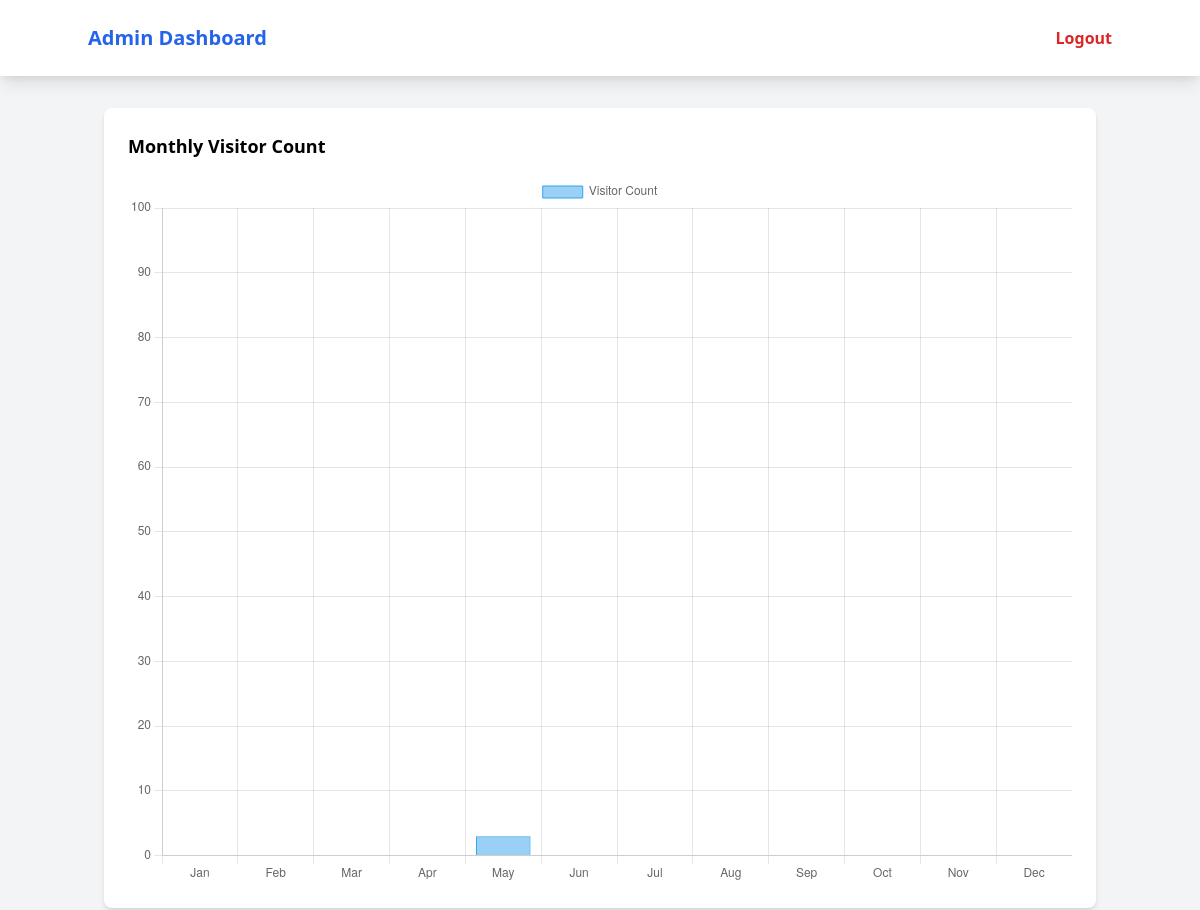
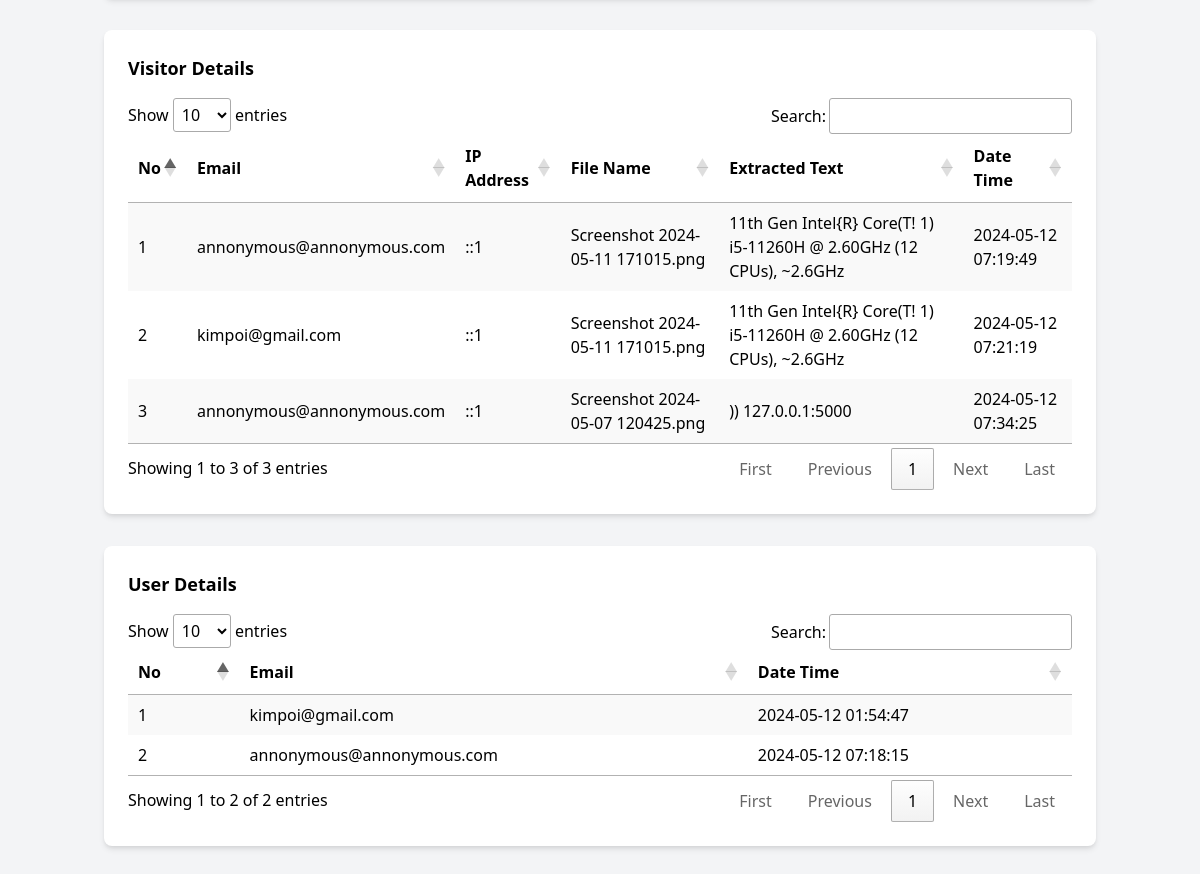
Page /admin/admin_dashboard.php (signed in) on the committed database (2 pictures, top to bottom).
### tables this page shows
CREATE TABLE `user_response` (
  `id_ur` int NOT NULL,
  `id_user` int NOT NULL,
  `ip_address` varchar(55) NOT NULL,
  `file_name` varchar(55) NOT NULL,
  `extracted_text` text NOT NULL,
  `created_at` timestamp NOT NULL
);

CREATE TABLE `users` (
  `id_user` int NOT NULL,
  `email` varchar(100) NOT NULL,
  `password` varchar(100) NOT NULL,
  `created_at` timestamp NOT NULL
);

### admin/admin_dashboard.php (the view, shortened to what this page needs)
<?php
include '../connection.php';
?>
<!DOCTYPE html>
<html lang="en">
<head>
    <link rel="stylesheet" href="https://cdn.datatables.net/1.11.5/css/jquery.dataTables.min.css">
    <link href="https://cdn.jsdelivr.net/npm/tailwindcss@2.2.19/dist/tailwind.min.css" rel="stylesheet">
</head>
<body class="bg-gray-100 font-sans leading-normal tracking-normal">
    <nav class="bg-white shadow-lg p-6">
        <div class="container mx-auto flex justify-between items-center">
            <h1 class="text-xl font-semibold text-blue-600">Admin Dashboard</h1>
            <a href="logout.php" class="text-red-600 hover:text-red-800 font-semibold">Logout</a>
        </div>
    </nav>
    <div class="container mx-auto my-8 px-4">
        <div class="bg-white p-6 rounded-lg shadow-md">
            <h2 class="text-lg font-semibold mb-4">Monthly Visitor Count</h2>
            <canvas id="visitorChart" width="400" height="300"></canvas>
        </div>
    </div>
    <div class="container mx-auto my-8 px-4">
        <div class="bg-white p-6 rounded-lg shadow-md">
            <h2 class="text-lg font-semibold mb-4">Visitor Details</h2>
            <table id="visitorTable" class="stripe hover" style="width:100%;">
                <thead>
                    <tr>
                        <th>No</th>
                        <th>Email</th>
                        <th>IP Address</th>
                        <th>File Name</th>
                        <th>Extracted Text</th>
                        <th>Date Time</th>
                    </tr>
                </thead>
                <tbody>
                    <?php
                    $sql = "SELECT user_response.ip_address, user_response.file_name, user_response.extracted_text, user_response.created_at, users.email FROM user_response INNER JOIN users ON user_response.id_user = users.id_user;";
                    $result = $conn->query($sql);
                    if ($result->num_rows > 0) {
                        $no = 0;
                        while ($row = $result->fetch_assoc()) {
                            $no++;
                            echo '<tr>';
                            echo '<td>' . $no . '</td>';
                            echo '<td>' . htmlspecialchars($row['email']) . '</td>';
                            echo '<td>' . htmlspecialchars($row['ip_address']) . '</td>';
                            echo '<td>' . htmlspecialchars($row['file_name']) . '</td>';
                            echo '<td>' . htmlspecialchars($row['extracted_text']) . '</td>';
                            echo '<td>' . htmlspecialchars($row['created_at']) . '</td>';
                            echo '</tr>';
                        }
                    }
                    ?>
                </tbody>
            </table>
        </div>
    </div>
    <div class="container mx-auto my-8 px-4">
        <div class="bg-white p-6 rounded-lg shadow-md">
            <h2 class="text-lg font-semibold mb-4">User Details</h2>
            <table id="userTable" class="stripe hover" style="width:100%;">
                <thead>
                    <tr>
                        <th>No</th>
                        <th>Email</th>
                        <th>Date Time</th>
                    </tr>
                </thead>
                <tbody>
                    <?php
                    $sql = "SELECT email, created_at FROM users";
                    $result = $conn->query($sql);
                    if ($result->num_rows > 0) {
                        $no = 0;
                        while ($row = $result->fetch_assoc()) {
                            $no++;
                            echo '<tr>';
                            echo '<td>' . $no . '</td>';
                            echo '<td>' . htmlspecialchars($row['email']) . '</td>';
                            echo '<td>' . htmlspecialchars($row['created_at']) . '</td>';
                            echo '</tr>';
                        }
                    }
                    ?>
                </tbody>
            </table>
        </div>
    </div>
    <script>
        // Labels bulan
        var months = ['Jan', 'Feb', 'Mar', 'Apr', 'May', 'Jun', 'Jul', 'Aug', 'Sep', 'Oct', 'Nov', 'Dec'];
        // Menghitung total pengunjung per bulan menggunakan PHP
        var visitorCounts = <?php
                            $visitorCounts = array_fill(1, 12, 0);
                            $sql = "SELECT MONTH(created_at) AS month, COUNT(*) AS count FROM user_response GROUP BY MONTH(created_at)";
                            $result = $conn->query($sql);
                            if ($result->num_rows > 0) {
                                while ($row = $result->fetch_assoc()) {
                                    $month = intval($row['month']);
                                    $count = intval($row['count']);
                                    $visitorCounts[$month - 0] = $count;
                                }
                            }
                            echo json_encode(array_values($visitorCounts));
                            ?>;
        // Menggambar chart menggunakan Chart.js
        var ctx = document.getElementById('visitorChart').getContext('2d');
        var visitorChart = new Chart(ctx, {
            type: 'bar',
            data: {
                labels: months,
                datasets: [{
                    label: 'Visitor Count',
                    data: visitorCounts,
                    backgroundColor: 'rgba(54, 162, 235, 0.5)',
                    borderColor: 'rgba(54, 162, 235, 1)',
                    borderWidth: 1
                }]
            },
            options: {
                scales: {
                    y: {
                        beginAtZero: true,
                        suggestedMax: 100 // Atur nilai maksimum sumbu Y
                    }
                }
            }
        });
        // Initialize DataTable
        $(document).ready(function() {
            $('#visitorTable').DataTable({
                "pagingType": "full_numbers",
                "lengthMenu": [10, 25, 50, 75, 100],
                "pageLength": 10,
                "ordering": true,
                "searching": true,
                "info": true,
                "responsive": true
            });
        });
        $(document).ready(function() {
            $('#userTable').DataTable({
                "pagingType": "full_numbers",
                "lengthMenu": [10, 25, 50, 75, 100],
                "pageLength": 10,
                "ordering": true,
                "searching": true,
                "info": true,
                "responsive": true
            });
        });
    </script>
</body>
</html>

### rows in the picture
user_response: id_user.email "annonymous@annonymous.com", ip_address "::1", file_name "Screenshot 2024-05-11 171015.png", extracted_text "11th Gen Intel{R} Core(T! 1) i5-11260H @ 2.60GHz (12 CPUs), ~2.6GHz", created_at "2024-05-12 07:19:49"
user_response: id_user.email "kimpoi@gmail.com", ip_address "::1", file_name "Screenshot 2024-05-11 171015.png", extracted_text "11th Gen Intel{R} Core(T! 1) i5-11260H @ 2.60GHz (12 CPUs), ~2.6GHz", created_at "2024-05-12 07:21:19"
user_response: id_user.email "annonymous@annonymous.com", ip_address "::1", file_name "Screenshot 2024-05-07 120425.png", extracted_text ")) 127.0.0.1:5000", created_at "2024-05-12 07:34:25"
users: email "kimpoi@gmail.com", created_at "2024-05-12 01:54:47"
users: email "annonymous@annonymous.com", created_at "2024-05-12 07:18:15"

### other values in the picture
chart data {{ json_encode(array_values($visitorCounts)) }} [0,0,0,0,3,0,0,0,0,0,0,0]
